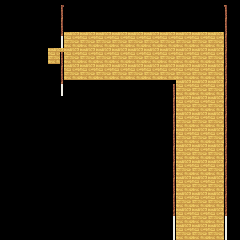

This game map was drawn from its Tiled (.tmx) file and the tilesets committed beside it. A one-line description and the trimmed map source follow:
An orthogonal 15x15 tile map with 16x16 px tiles, 3 tile layers (floors, walls, furniture), 3 tilesets and 16 objects.

<map version="1.0" orientation="orthogonal" renderorder="right-down" width="15" height="15" tilewidth="16" tileheight="16" nextobjectid="22">
 <tileset firstgid="1" name="furniture" tilewidth="16" tileheight="28" tilecount="64">
  <image source="../graphics/objects/furniture/tilesheet.png" width="128" height="224" />
 </tileset>
 <tileset firstgid="65" name="walls" tilewidth="16" tileheight="28" tilecount="64">
  <image source="../graphics/objects/walls/tilesheet.png" width="128" height="224" />
 </tileset>
 <tileset firstgid="129" name="floors" tilewidth="16" tileheight="16" tilecount="64">
  <image source="../graphics/objects/tiles/tilesheet.png" width="128" height="128" />
 </tileset>
 <layer name="floors" width="15" height="15">
  <data>[225 cells, 60 non-empty, 1 distinct tile ids]</data>
 </layer>
 <layer name="walls" width="15" height="15">
  <data>[225 cells, 45 non-empty, 11 distinct tile ids]</data>
 </layer>
 <layer name="furniture" width="15" height="15">
  <data>[225 cells, 0 non-empty, 0 distinct tile ids]</data>
 </layer>
 <objectgroup name="entry and exits">
  <object id="15" x="192" y="80" width="16" height="16">
   <properties>
    <property name="entry_point" value="" />
   </properties>
  </object>
  <object id="2" x="61" y="48" width="16" height="16">
   <properties>
    <property name="next_room" value="the_bathroom" />
   </properties>
  </object>
  <object id="16" x="61" y="48" width="16" height="16">
   <properties>
    <property name="next_room" value="the_bathroom" />
   </properties>
  </object>
  <object id="17" x="-139" y="46" height="2" />
  <object id="18" x="192" y="208" width="16" height="16">
   <properties>
    <property name="next_room" value="start" />
   </properties>
  </object>
  <object id="14" x="176" y="176" width="48" height="32">
   <properties>
    <property name="description" value="I love going round in loops" />
    <property name="interactable" value="" />
    <property name="wall" value="" />
   </properties>
  </object>
 </objectgroup>
 <objectgroup name="collideables">
  <object id="3" x="48" y="0" width="17" height="82">
   <properties>
    <property name="wall" value="" />
   </properties>
  </object>
  <object id="4" x="56" y="-1" width="176" height="33">
   <properties>
    <property name="wall" value="" />
   </properties>
  </object>
  <object id="5" x="224" y="-1" width="18" height="240">
   <properties>
    <property name="wall" value="" />
   </properties>
  </object>
  <object id="6" x="159" y="78" width="17" height="162" />
  <object id="7" x="52" y="75" width="124" height="18">
   <properties>
    <property name="wall" value="" />
   </properties>
  </object>
  <object id="8" x="172" y="235" width="55" height="6">
   <properties>
    <property name="wall" value="" />
   </properties>
  </object>
  <object id="9" x="159" y="78" width="17" height="162" />
  <object id="10" x="158" y="78" width="16" height="162">
   <properties>
    <property name="wall" value="" />
   </properties>
  </object>
  <object id="19" x="144" y="48">
   <properties>
    <property name="character" value="enemy" />
    <property name="direction" value="left" />
    <property name="enemy_type" value="fire_elemental" />
    <property name="health" value="100" />
    <property name="speed" value="20" />
   </properties>
  </object>
  <object id="20" x="192" y="48" width="16" height="16">
   <properties>
    <property name="character" value="enemy" />
    <property name="direction" value="down" />
    <property name="enemy_type" value="fire_elemental" />
    <property name="health" value="100" />
    <property name="speed" value="30" />
   </properties>
  </object>
 </objectgroup>
</map>